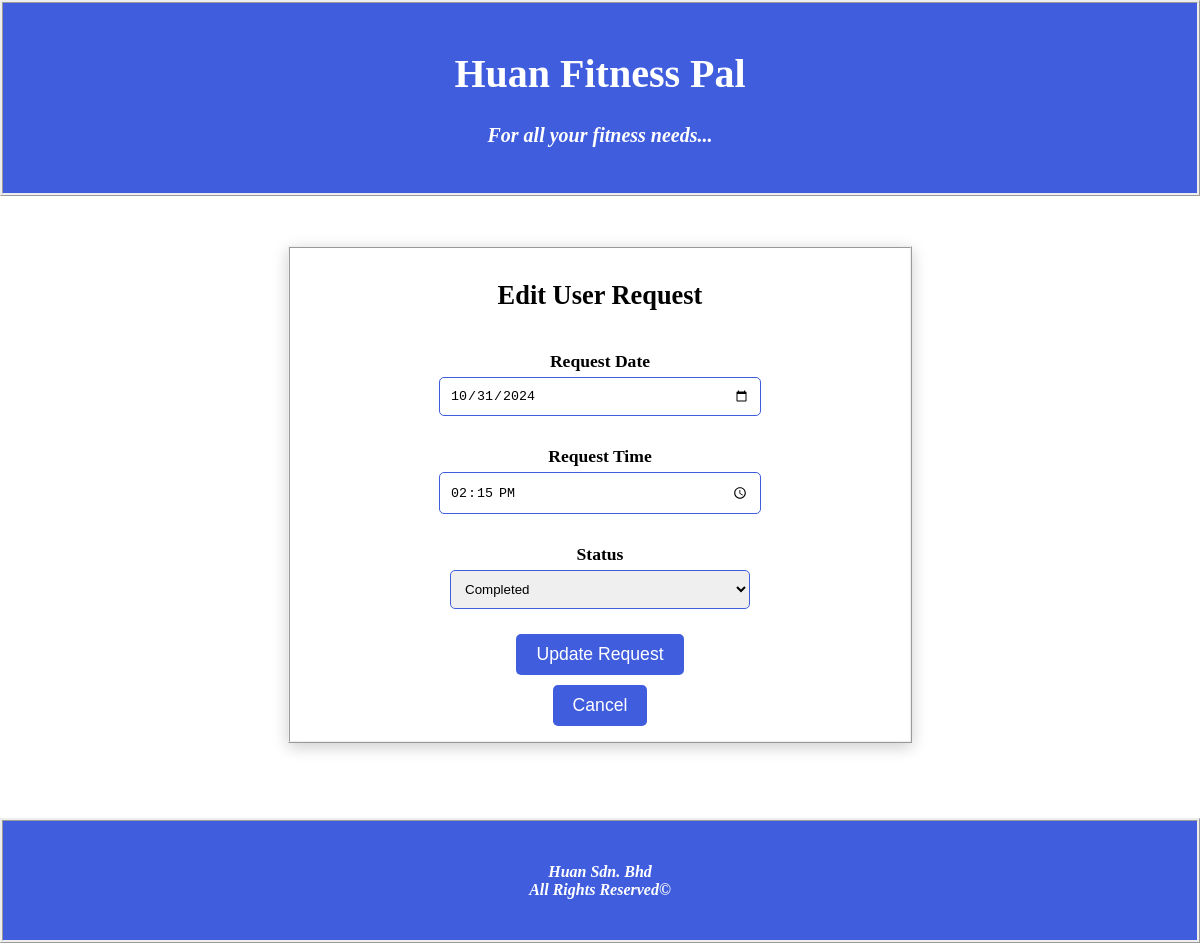
Screenshot of /edit.php?id=user3@example.com with the database file from the repository.
### tables this page shows
CREATE TABLE `appointment` (
  `name` varchar(225) NOT NULL,
  `email` varchar(225) NOT NULL,
  `app_date` date NOT NULL,
  `app_time` time NOT NULL,
  `status` varchar(225) NOT NULL
);

### edit.php (the view, shortened to what this page needs)
<?php
include("database.php");
if (isset($_GET['id'])) {
    $email = mysqli_real_escape_string($conn, $_GET['id']);
    $sql = "SELECT * FROM appointment WHERE email = '$email'";
    $result = mysqli_query($conn, $sql);
    if ($result && mysqli_num_rows($result) > 0) {
        $row = mysqli_fetch_assoc($result);
    } else {
        die("Record not found.");
    }
} else {
    die("No email provided.");
}
?>
<!DOCTYPE html>
<html lang="en">
<head>
</head>
<body>
<header>
    <h1 style="font-size: 40px">Huan Fitness Pal</h1>
    <h4 style="font-size: 20px"><i>For all your fitness needs...</i></h4>
</header>
<div class="urequest-panel">
    <h2>Edit User Request</h2>
    <form action="<?php echo $_SERVER['PHP_SELF'] . "?id=" . urlencode($email); ?>" method="POST">
        <label for="requestdate">Request Date</label>
        <input type="date" id="requestdate" name="requestdate" value="<?php echo htmlspecialchars($row['app_date']); ?>" required>
        <label for="requesttime">Request Time</label>
        <input type="time" id="requesttime" name="requesttime" value="<?php echo htmlspecialchars($row['app_time']); ?>" required>
        <label for="status">Status</label>
        <select id="status" name="status" required>
            <option value="Completed" <?php echo $row['status'] === 'Completed' ? 'selected' : ''; ?>>Completed</option>
        </select>
        <button type="submit">Update Request</button>
        <button type="button" class="cancel-button" onclick="window.location.href='admin.php';">Cancel</button>
    </form>
</div>
<footer>
    <h4>
    <i>Huan Sdn. Bhd</i><br>
    <i>All Rights Reserved&copy</i>
    </h4>
</footer>
</body>
</html>

### edit.php (style rules this page uses)
body { background-image: url('https://st4.depositphotos.com/1022135/25748/i/450/depositphotos_257486682-stock-photo-group-young-people-sportswear-talking.jpg'); background-size: cover; margin: 0; padding-bottom: 150px; }
header { right: 0; left: 0; text-align: center; color: white; background: #405dde; border-style: ridge; margin: 0; padding-top: 20px; padding-bottom: 20px; }
.urequest-panel { width: 80%; max-width: 600px; background: rgba(255, 255, 255, 0.9); color: black; text-align: center; margin: 50px auto; padding: 10px; font-size: 1.1em; border-style: ridge; border-width: 2px; box-shadow: 0 4px 15px rgba(0, 0, 0, 0.2); }
.urequest-panel h2 { margin-bottom: 30px; }
form { display: flex; flex-direction: column; align-items: center; }
label { margin: 10px 0 5px; font-weight: bold; }
input[type="text"], input[type="date"], input[type="time"], select { width: 90%; max-width: 300px; padding: 10px; margin-bottom: 20px; border: 1px solid #405dde; border-radius: 5px; }
button { padding: 10px 20px; background-color: #405dde; color: white; border: none; border-radius: 5px; cursor: pointer; font-size: 1em; margin: 5px; }
footer { text-align: center; color: white; background: #405dde; border-style: ridge; padding-top: 20px; padding-bottom: 20px; position: fixed; bottom: 0; left: 0; right: 0; z-index: 10; }

### rows the page displays
appointment: requestdate "10/31/2024", requesttime "14:15:00", status "Completed"
